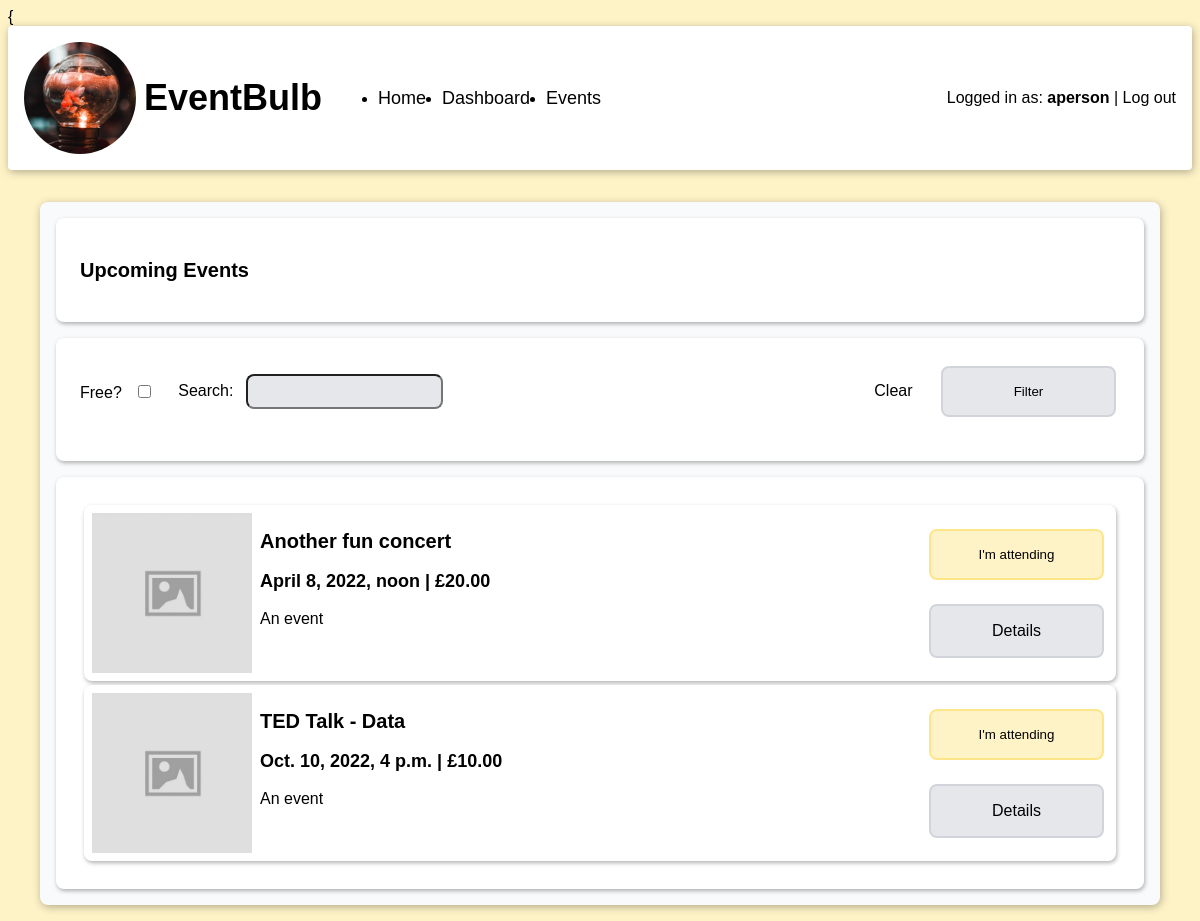
Page /events/ (signed in) on the earlier database version.
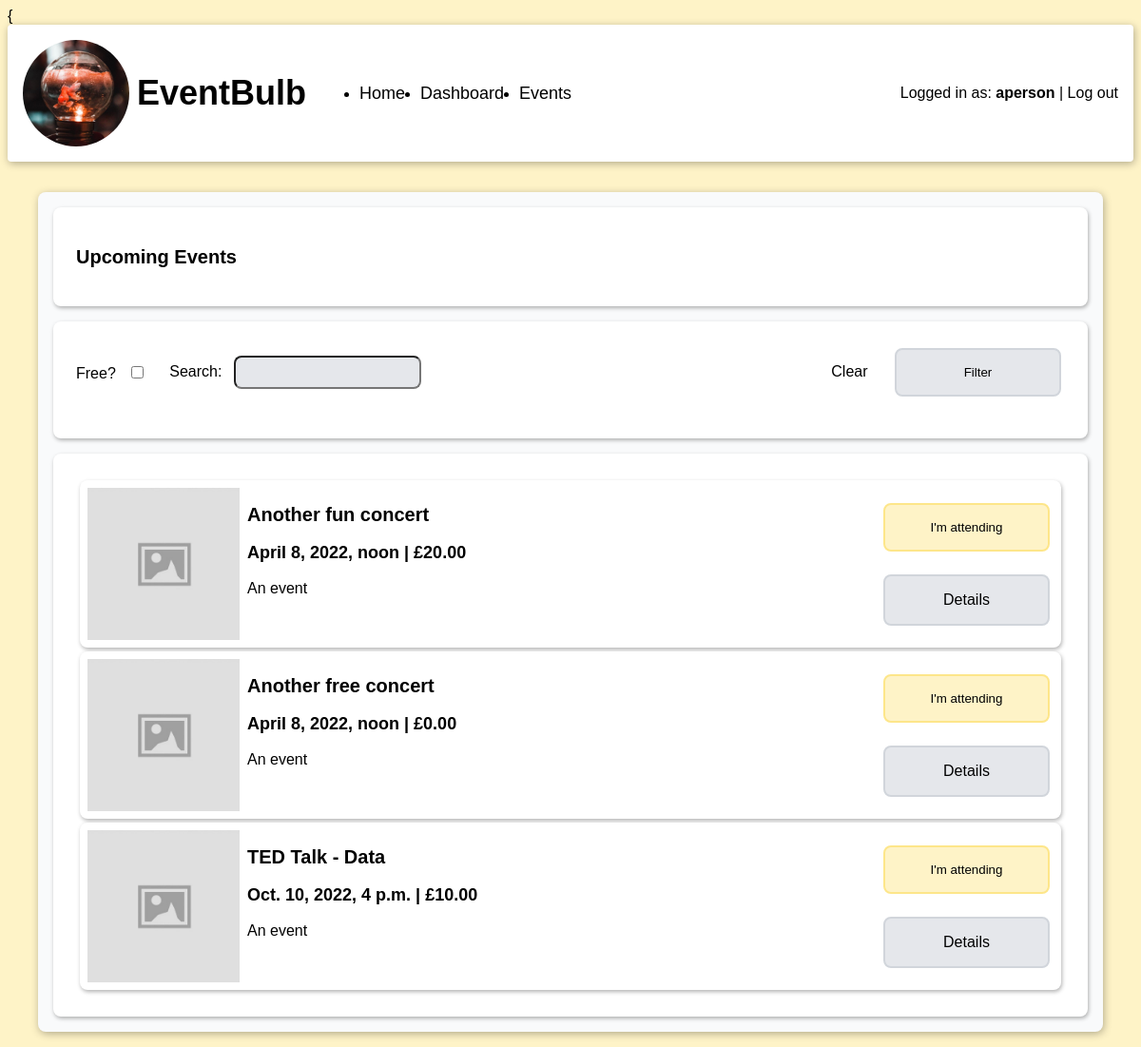
Same page on the later database version.
### events/models.py (models this page shows)
class Event(models.Model):
    title = models.CharField(max_length=255)
    datetime = models.DateTimeField(auto_now=False, auto_now_add=False)
    description = models.TextField()
    cost = models.DecimalField(max_digits=6, decimal_places=2)

### events/views.py (the view)
# urls.py: path('', views.list, name="events_list"),
def list(request):
    today = datetime.today()
    filter_map = {
        'title': 'title__icontains',
        'is_free': 'cost__exact',
    }
    filters = {}
    for key, value in request.GET.items():
        filter_key = filter_map[key]
        if value:
            filters[filter_key] = value
    events = Event.objects.filter(datetime__gte=today).filter(**filters).order_by('datetime')
    return render(request, 'events/list.html', {'events': events})

### events/templatetags/event_filters.py (called while the page is built)
@register.filter
def is_attending(user, event):
        return user.profile.attending.filter(id=event.id).exists()

### templates/events/list.html
{{% extends 'base.html' %}
{% load static %}
{% block content %}
  <main>
    <section id="event-list" class="card-background">
      <section class="card">
        <h2>Upcoming Events</h2>
      </section>
      <section class="card">
        {% include 'partials/_filter_form.html' %}
      </section>
      {% include 'partials/_events_list.html' with events=events %}
    </section>
  </main>
{% endblock %}

### templates/partials/_events_list.html (shortened to what this page needs)
{% load event_filters %}
{% load static %}
<ul class="card">
    {% for event in events %}
    <li class="card event">
    <img class="event-image" src="{% static 'images/image_placeholder.jpg' %}" alt="">
    <div class="event-info">
      <h2>{{event.title}}</h2>
      <h3>{{event.datetime}} | £{{event.cost}}</h3>
      <p>{{event.description}}</p>
    </div>
    <div class="event-controls">
      {% if user.is_authenticated %}
        {% if user|is_attending:event %}
          <form action="{% url 'events_remove_attending' event.id %}" method="post">
            {% csrf_token %}
            <button type="submit" class="button red">Cancel Attendance</button>
          </form>
        {% else %}
          <form action="{% url 'events_add_attending' event.id %}" method="post">
            <button type="submit" class="button yellow">I'm attending</button>
          </form>
        {% endif %}
      {% endif %}
      <a href="{% url 'events_details' event.id %}" class="button gray">Details</a>
    </div>
    </li>
  {% endfor %}
</ul>

Differences in the rows shown:
added Event: title "Another free concert", datetime "April 8, 2022, noon", cost "0.00", description "An event", shows "I'm attending"
